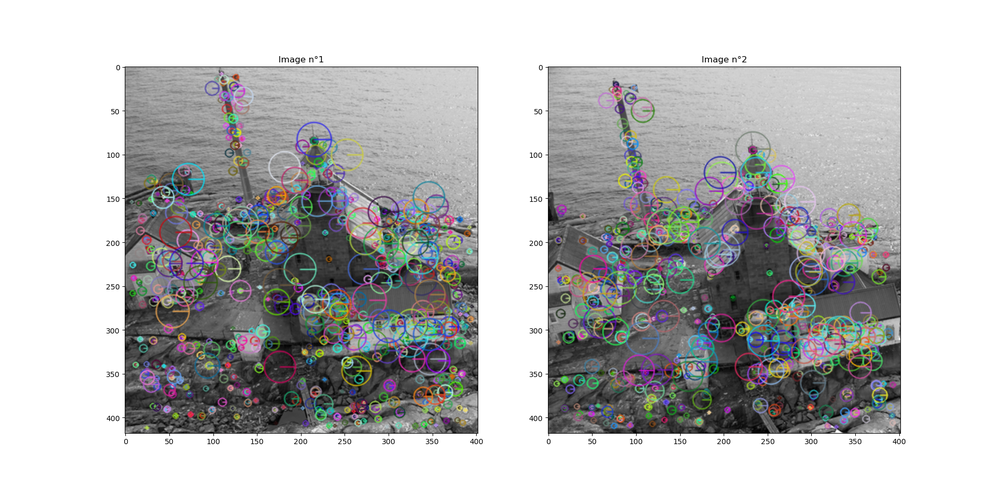
#> input picture imgs/Q6_kaze.png, 1000 x 495 px, shrunk from 1907 x 944 before the run
$ python Features_Detect.py orb --image1 ../imgs/Q6_kaze.png --image2 ../imgs/Q6_orb.png
#> lines starting #> are read from the running program, lines starting #| are printed output that depends on the picture
import numpy as np
import cv2

from matplotlib import pyplot as plt
from pathlib import Path
import argparse

script_dir = Path(__file__).resolve().parent
repo_root = script_dir.parent
# Exemples d'usage :
# python3 Q6/Features_Detect.py orb
# python3 Q6/Features_Detect.py kaze --no-show
# python3 Q6/Features_Detect.py orb --nfeatures 400 --scale-factor 1.2 --nlevels 8 --fast-threshold 20 --no-show
# python3 Q6/Features_Detect.py kaze --kaze-threshold 0.002 --kaze-octaves 4 --kaze-octave-layers 4 --upright --no-show

parser = argparse.ArgumentParser(
  description="Détection de points d'intérêt ORB/KAZE sur une paire d'images."
)
parser.add_argument("detector", choices=["orb", "kaze"], help="Détecteur à utiliser")
parser.add_argument("--image1", default="../Image_Pairs/torb_small1.png", help="Chemin vers l'image 1")
parser.add_argument("--image2", default="../Image_Pairs/torb_small2.png", help="Chemin vers l'image 2")
parser.add_argument("--no-show", action="store_true", help="N'ouvre pas la fenêtre matplotlib")

# Paramètres ORB
parser.add_argument("--nfeatures", type=int, default=250, help="Nombre maximal de points ORB")
parser.add_argument("--scale-factor", type=float, default=2.0, help="Facteur d'échelle ORB (>1)")
parser.add_argument("--nlevels", type=int, default=3, help="Nombre de niveaux ORB")
parser.add_argument("--fast-threshold", type=int, default=20, help="Seuil FAST pour ORB")

# Paramètres KAZE
parser.add_argument("--kaze-threshold", type=float, default=0.001, help="Seuil KAZE (>0)")
parser.add_argument("--kaze-octaves", type=int, default=4, help="Nombre d'octaves KAZE")
parser.add_argument("--kaze-octave-layers", type=int, default=4, help="Nombre de couches par octave KAZE")
parser.add_argument("--upright", action="store_true", help="Active KAZE upright (sans orientation)")
args = parser.parse_args()

if args.nfeatures <= 0:
  parser.error("--nfeatures doit être > 0")
if args.nlevels <= 0:
  parser.error("--nlevels doit être > 0")
if args.scale_factor <= 1.0:
  parser.error("--scale-factor doit être > 1")
if args.fast_threshold < 0:
  parser.error("--fast-threshold doit être >= 0")
if args.kaze_threshold <= 0:
  parser.error("--kaze-threshold doit être > 0")
if args.kaze_octaves <= 0:
  parser.error("--kaze-octaves doit être > 0")
if args.kaze_octave_layers <= 0:
  parser.error("--kaze-octave-layers doit être > 0")

def resolve_image_path(path_str):
  p = Path(path_str)
  if p.is_absolute():
    return p
  p_cwd = (Path.cwd() / p).resolve()
  if p_cwd.exists():
    return p_cwd
  p_script = (script_dir / p).resolve()
  return p_script

img1_path = resolve_image_path(args.image1)
img2_path = resolve_image_path(args.image2)

if not img1_path.exists():
  parser.error("image1 introuvable : " + str(img1_path))
if not img2_path.exists():
  parser.error("image2 introuvable : " + str(img2_path))

img1 = cv2.imread(str(img1_path))
#> img1 is the input picture: shape (495, 1000, 3); mean B, G, R 185, 184.7, 184.4
if img1 is None:
  parser.error("Impossible de lire image1 : " + str(img1_path))
print("Dimension de l'image 1 :",img1.shape[0],"lignes x",img1.shape[1],"colonnes")
#| Dimension de l'image 1 : 495 lignes x 1000 colonnes
print("Type de l'image 1 :",img1.dtype)
#| Type de l'image 1 : uint8
img2 = cv2.imread(str(img2_path))
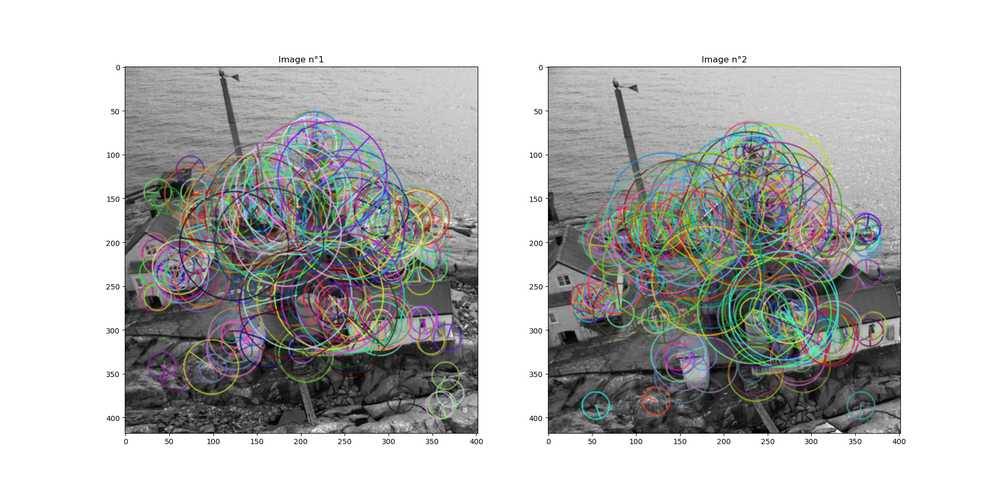
#> input picture imgs/Q6_orb.png, 1000 x 495 px, shrunk from 1907 x 944 before the run
#> img2 is the input picture: shape (495, 1000, 3); mean B, G, R 183.8, 185, 184.3
if img2 is None:
  parser.error("Impossible de lire image2 : " + str(img2_path))
print("Dimension de l'image 2 :",img2.shape[0],"lignes x",img2.shape[1],"colonnes")
#| Dimension de l'image 2 : 495 lignes x 1000 colonnes
print("Type de l'image 2 :",img2.dtype)
#| Type de l'image 2 : uint8

#Début du calcul
t1 = cv2.getTickCount()
#Création des objets "keypoints"
if args.detector == "orb":
  kp1 = cv2.ORB_create(nfeatures = args.nfeatures,#Par défaut : 500
                       scaleFactor = args.scale_factor,#Par défaut : 1.2
                       nlevels = args.nlevels,#Par défaut : 8
                       fastThreshold = args.fast_threshold)
  kp2 = cv2.ORB_create(nfeatures = args.nfeatures,
                       scaleFactor = args.scale_factor,
                       nlevels = args.nlevels,
                       fastThreshold = args.fast_threshold)
  print("Détecteur : ORB")
  print("nfeatures =", args.nfeatures)
  print("scaleFactor =", args.scale_factor)
  print("nlevels =", args.nlevels)
  print("fastThreshold =", args.fast_threshold)
else:
  kp1 = cv2.KAZE_create(upright = args.upright,#Par défaut : false
    		        threshold = args.kaze_threshold,#Par défaut : 0.001
  		        nOctaves = args.kaze_octaves,#Par défaut : 4
		        nOctaveLayers = args.kaze_octave_layers,#Par défaut : 4
		        diffusivity = 2)#Par défaut : 2
  kp2 = cv2.KAZE_create(upright = args.upright,#Par défaut : false
	  	        threshold = args.kaze_threshold,#Par défaut : 0.001
		        nOctaves = args.kaze_octaves,#Par défaut : 4
		        nOctaveLayers = args.kaze_octave_layers,#Par défaut : 4
		        diffusivity = 2)#Par défaut : 2
  print("Détecteur : KAZE")
  print("threshold =", args.kaze_threshold)
  print("nOctaves =", args.kaze_octaves)
  print("nOctaveLayers =", args.kaze_octave_layers)
  print("upright =", args.upright)
  print("diffusivity =", 2)
#Conversion en niveau de gris
gray1 =  cv2.cvtColor(img1,cv2.COLOR_BGR2GRAY)
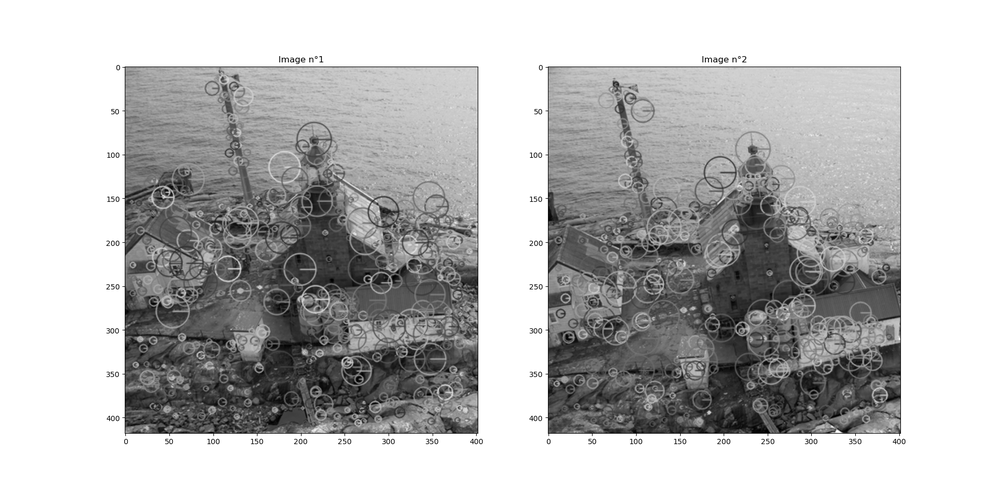
#> gray1: shape (495, 1000); min 0, max 255, mean 184.7
gray2 =  cv2.cvtColor(img2,cv2.COLOR_BGR2GRAY)
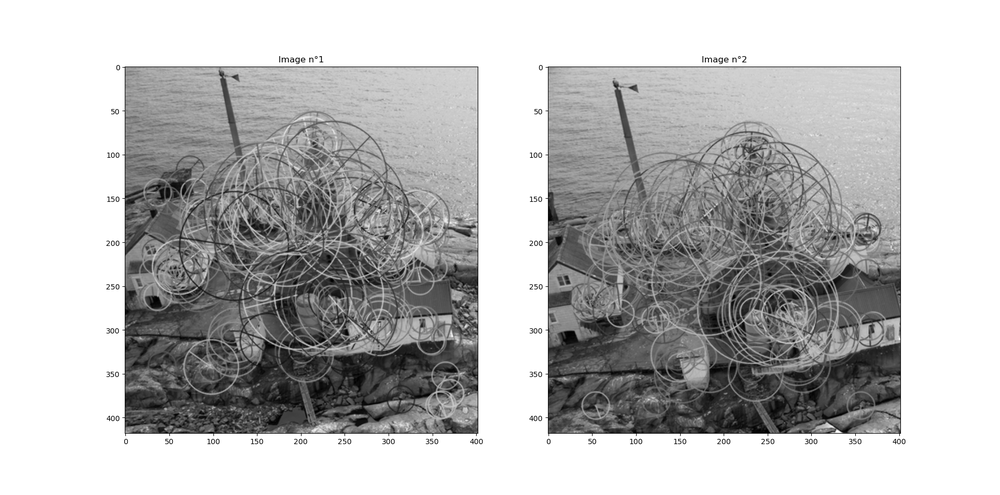
#> gray2: shape (495, 1000); min 0, max 255, mean 184.6
#Détection des keypoints
pts1 = kp1.detect(gray1,None)
#> pts1 = 250 keypoints; strongest (x, y, size): (472, 432, 62), (899, 433, 31), (721, 62, 31), (298, 62, 31)
pts2 = kp2.detect(gray2,None)
#> pts2 = 250 keypoints; strongest (x, y, size): (472, 432, 62), (899, 433, 31), (721, 62, 31), (837, 431, 31)
t2 = cv2.getTickCount()
time = (t2 - t1)/ cv2.getTickFrequency()
print("Détection des points d'intérêt :",time,"s")
print("Nombre de points détectés image 1 :", len(pts1))
#| Nombre de points détectés image 1 : 250
print("Nombre de points détectés image 2 :", len(pts2))
#| Nombre de points détectés image 2 : 250

#Affichage des keypoints
img1 = cv2.drawKeypoints(gray1, pts1, None, flags=4)
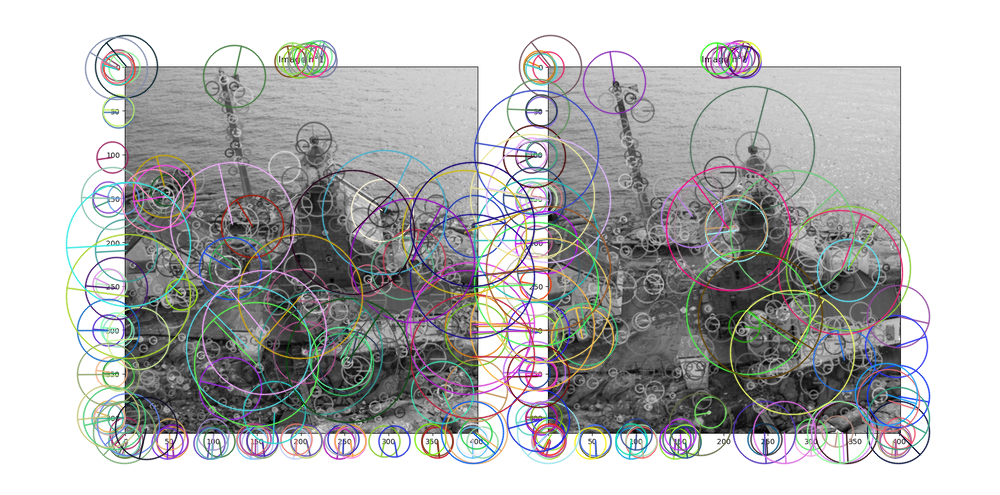
#> img1: shape (495, 1000, 3); mean of channels 0, 1, 2 180.9, 180.6, 180.5; drawn as B, G, R
# flags définit le niveau d'information sur les points d'intérêt
# 0 : position seule ; 4 : position + échelle + direction
img2 = cv2.drawKeypoints(gray2, pts2, None, flags=4)
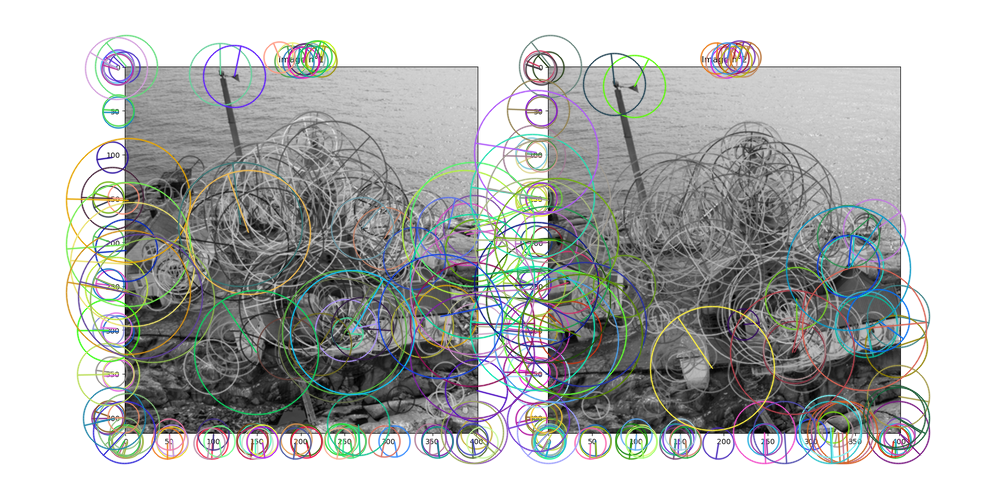
#> img2: shape (495, 1000, 3); mean of channels 0, 1, 2 179, 180.4, 178.7; drawn as B, G, R

out_dir = repo_root / "docs" / "imgs" / "Q6"
out_dir.mkdir(parents=True, exist_ok=True)
tag = args.detector.lower()
out_img1 = out_dir / f"q6_{tag}_img1.png"
out_img2 = out_dir / f"q6_{tag}_img2.png"
cv2.imwrite(str(out_img1), img1)
cv2.imwrite(str(out_img2), img2)
print("Images sauvegardées :")
print("-", out_img1)
print("-", out_img2)

plt.subplot(121)
plt.imshow(img1)
plt.title('Image n°1')

plt.subplot(122)
plt.imshow(img2)
plt.title('Image n°2')

pair_path = out_dir / f"q6_{tag}_pair.png"
plt.savefig(str(pair_path), dpi=150, bbox_inches="tight")
print("-", pair_path)

if not args.no_show:
  plt.show()
